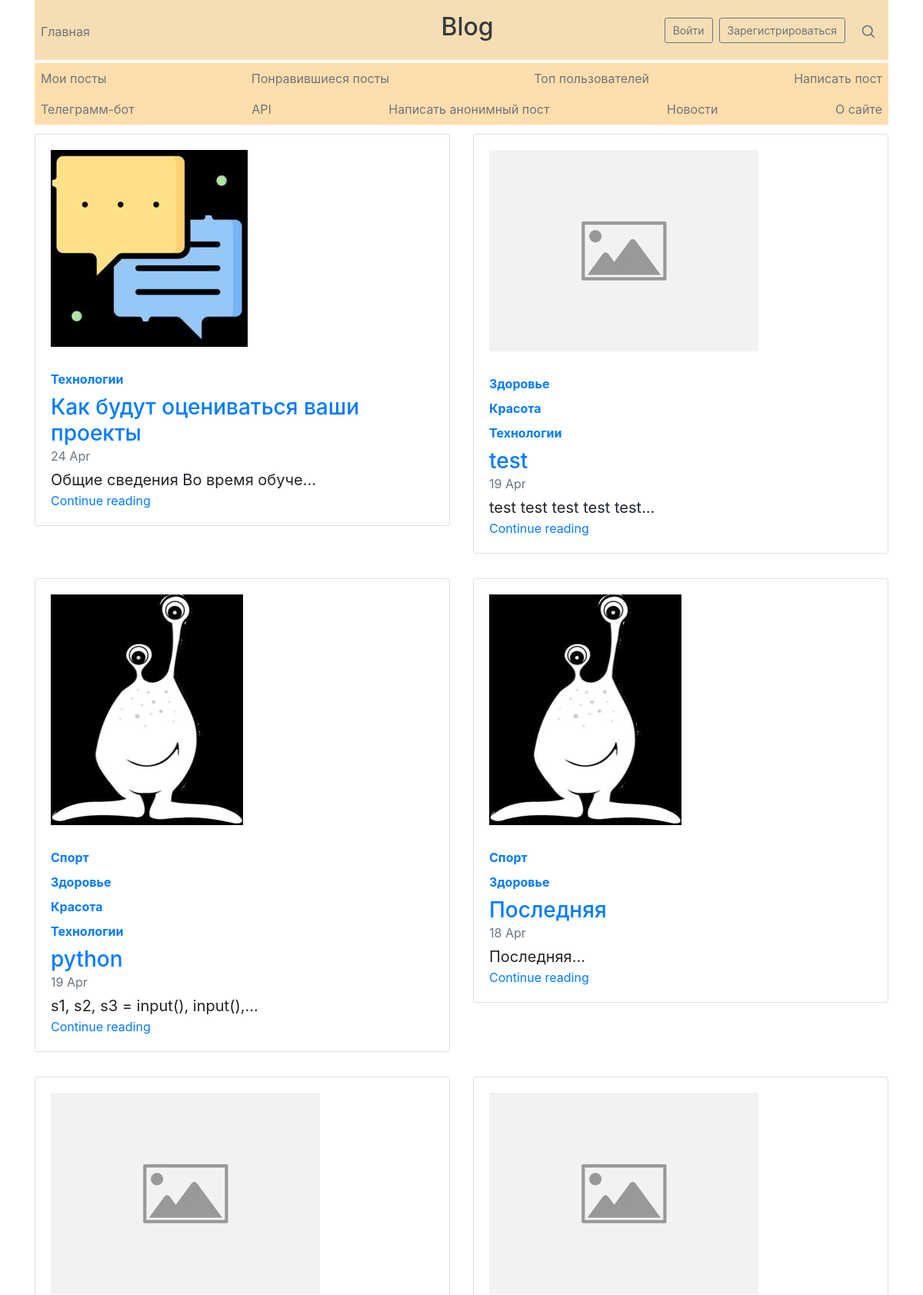
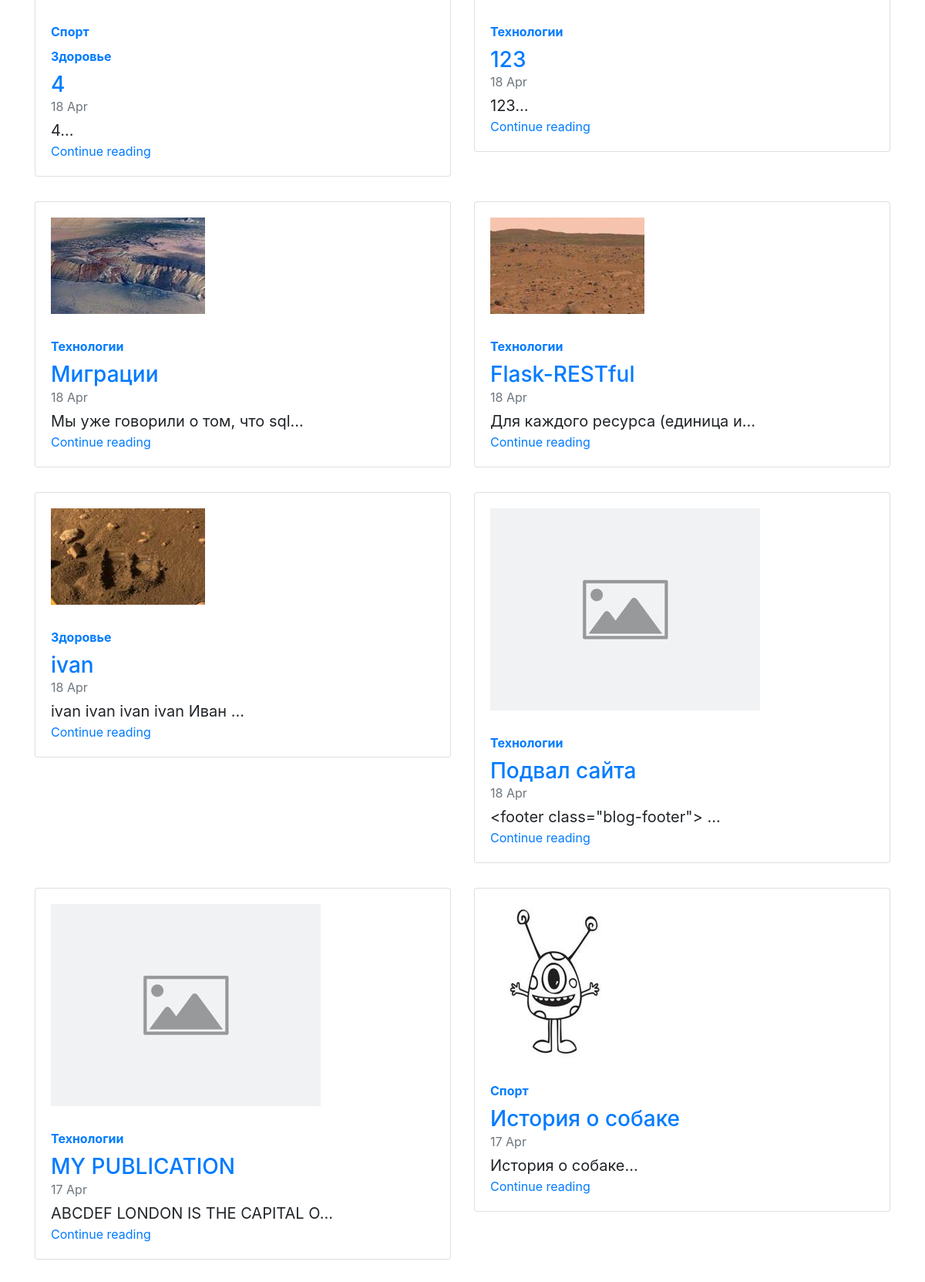
/index (upper part), run on the app's committed database (2 pictures, top to bottom).
### data/posts.py (models this page shows, shortened)
class Post(SqlAlchemyBase, SerializerMixin):
    __tablename__ = 'posts'
    id = sqlalchemy.Column(sqlalchemy.Integer,
                           primary_key=True, autoincrement=True)
    author_id = sqlalchemy.Column(sqlalchemy.Integer,
                                  sqlalchemy.ForeignKey('users.id'))
    title = sqlalchemy.Column(sqlalchemy.String)
    content = sqlalchemy.Column(sqlalchemy.String, nullable=True)
    created_date = sqlalchemy.Column(sqlalchemy.DateTime,
                                     default=datetime.datetime.now)
    icon = sqlalchemy.Column(sqlalchemy.String, default='default.jpg')
    author = orm.relation('User')
    categories = orm.relation("Category",
                              secondary="association",
                              backref="posts")
    likes_ = orm.relation('User', secondary='likes')

### data/categories.py (models this page shows)
class Category(SqlAlchemyBase, SerializerMixin):
    __tablename__ = 'category'
    id = sqlalchemy.Column(sqlalchemy.Integer, primary_key=True,
                           autoincrement=True)
    name = sqlalchemy.Column(sqlalchemy.String, nullable=True)

### main.py (the view)
@app.route("/")
@app.route("/index")
def index():
    db_sess = db_session.create_session()
    posts = db_sess.query(Post).all()[::-1]
    return render_template("index.html", title='Главная', posts=posts)

### data/db_session.py (called while the page is built)
def create_session() -> Session:
    global __factory
    return __factory()

### templates/index.html (shortened to what this page needs)
{% extends "base.html" %}
{% block content %}
{% for i in range(0, posts | length, 2) %}
<div class="row mb-2">
    {% for post in posts[i:i + 2] %}
    <div class="col-md-6">
        <div class="card flex-md-row mb-4 box-shadow h-md-250">
            <div class="card-body d-flex flex-column align-items-start">
                <img class="card_img"
                     src="{{ url_for('static', filename='img/thumbnails/') + post.icon
                        }}"
                     alt="Картинка поста!">
                {% for category in post.categories %}
                <a href="/posts/categories/{{ category.name }}">
                    <strong class="d-inline-block mb-2 text-primary">
                        {{ category.name | capitalize }}
                    </strong>
                </a>
                {% endfor %}
                <a href="/posts/{{ post.id }}">
                    <h3 class="mb-0">
                        {{ post.title }}
                    </h3>
                </a>
                <div class="mb-1 text-muted">{{ post.created_date.strftime('%e
                    %b') }}
                </div>
                <p class="card-text mb-auto">{{ post.content[:30] }}...</p>
                <a href="/posts/{{ post.id }}">Continue reading</a>
            </div>
        </div>
    </div>
    {% endfor %}
</div>
{% endfor %}
{% endblock %}

### templates/base.html (shortened to what this page needs)
<!doctype html>
<html lang="en">
<head>
    <link rel="stylesheet"
          href="https://stackpath.bootstrapcdn.com/bootstrap/4.4.1/css/bootstrap.min.css"
>
    <link rel="stylesheet"
          href="{{ url_for('static', filename='css/style.css') }}">
</head>
<body>
<div class="container">
    <header class="blog-header py-3">
        <div class="row flex-nowrap justify-content-between align-items-center">
            <div class="col-4 pt-1">
                <a class="text-muted m-2" href="/">Главная</a>
            </div>
            <div class="col-4 text-center">
                <h2>
                    <a class="blog-header-logo text-dark m-1" href="#">Blog</a>
                </h2>
            </div>
            <div class="col-4 d-flex justify-content-end align-items-center">
                {% if current_user.is_authenticated %}
                <a class="btn btn-sm btn-outline-secondary m-1"
                   href="/about_user">Личный кабинет</a>
                <a class="btn btn-sm btn-outline-secondary m-1"
                   href="/logout">Выйти</a>
                {% else %}
                <a class="btn btn-sm btn-outline-secondary m-1"
                   href="/login">Войти</a>
                <a class="btn btn-sm btn-outline-secondary m-1"
                   href="/register">Зарегистрироваться</a>
                {% endif %}
                <a class="text-muted" href="/search">
                    <svg xmlns="http://www.w3.org/2000/svg" width="20"
                         height="20" viewBox="0 0 24 24" fill="none"
                         stroke="currentColor" stroke-width="2"
                         stroke-linecap="round" stroke-linejoin="round"
                         class="mx-3">
                        <circle cx="10.5" cy="10.5" r="7.5"></circle>
                        <line x1="21" y1="21" x2="15.8" y2="15.8"></line>
                    </svg>
                </a>
            </div>
        </div>
    </header>
    <div class="nav-scroller py-1 mb-2">
        <nav class="nav d-flex justify-content-between">
            <a class="p-2 text-muted"
               href="/posts/users/{{ current_user.id }}">Мои посты</a>
            <a class="p-2 text-muted" href="/liked">Понравившиеся посты</a>
            <a class="p-2 text-muted" href="/users">Топ пользователей</a>
            <a class="p-2 text-muted" href="/posts/create">Написать пост</a>
        </nav>
        <nav class="nav d-flex justify-content-between">
            <a class="p-2 text-muted" href="#">Телеграмм-бот</a>
            <a class="p-2 text-muted" href="#">API</a>
            <a class="p-2 text-muted" href="/anonim_posts/create">
                Написать анонимный пост</a>
            <a class="p-2 text-muted" href="/news">Новости</a>
            <a class="p-2 text-muted" href="/about">О сайте</a>
        </nav>
    </div>
</div>
<main role="main" class="container">
    {% block content %}{% endblock %}
</main>
</body>
</html>

### static/css/style.css (style rules this page uses)
header { background-color: #F5DEB3; }
nav { background-color: #FFDEAD; }
h2 { text-indent: 15px; }
pre, p { font-size: 20px; }
img.card_img { text-align: center; margin-bottom: 30px; display: block; max-width: 400px; max-height: 400px; width: auto; height: auto; }
.text-muted, a.text-muted:hover, a.text-muted:focus { color: #acacac; }
.btn-sm, .btn-group-sm>.btn, .btn-icon.btn-sm { padding: 5px 10px !important; }

### data on the page
Post: icon (picture), title "Как будут оцениваться ваши проекты", created_date "24 Apr", content "Общие сведения Во время обуче"
Category: name "Технологии"
Post: icon (placeholder picture), title "test", created_date "19 Apr", content "test test test test test"
Category: name "Здоровье"
Category: name "Красота"
Post: icon (picture), title "python", created_date "19 Apr", content "s1, s2, s3 = input(), input(),"
Category: name "Спорт"
Post: icon (picture), title "Последняя", created_date "18 Apr", content "Последняя"
Post: icon (placeholder picture), title "4", created_date "18 Apr", content "4"
Post: icon (placeholder picture), title "123", created_date "18 Apr", content "123"
Post: icon (picture), title "Миграции", created_date "18 Apr", content "Мы уже говорили о том, что sql"
Post: icon (picture), title "Flask-RESTful", created_date "18 Apr", content "Для каждого ресурса (единица и"
Post: icon (picture), title "ivan", created_date "18 Apr", content "ivan ivan ivan ivan Иван"
Post: icon (placeholder picture), title "Подвал сайта", created_date "18 Apr", content "<footer class=\"blog-footer\">"
Post: icon (placeholder picture), title "MY PUBLICATION", created_date "17 Apr", content "ABCDEF LONDON IS THE CAPITAL O"
Post: icon (picture), title "История о собаке", created_date "17 Apr", content "История о собаке"
